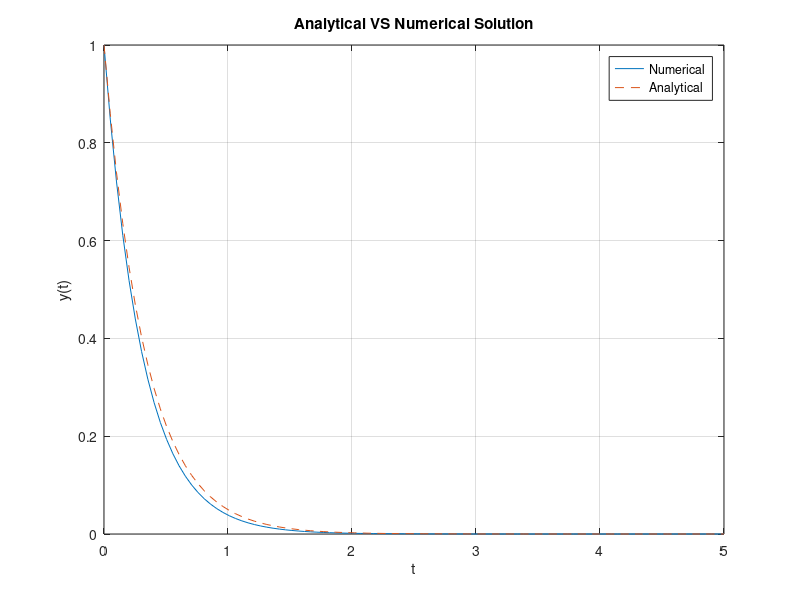

MATLAB code to generate this figure:
clc;clear;close all

%==========================================================================
% Define Function
f =@(x) -3*x;

% Define Initial and Final time
tInit=0;
tLast=5;

% Define number of points
N=1e2;

% Set Initial Conditions
yInit=1;
%==========================================================================

dt=(tLast-tInit)/(N-1); % Calculate dt
t=[tInit:dt:tLast];     % Preallocate time array
y=zeros(1,length(t));   % Preallocate solution array
y(1)=yInit;             % Impose Initial Conditions

% Loop over time
for i=1:length(t)-1
    
    t(i+1) = t(i) + dt;             % Calculate next time 
    y(i+1) = y(i) + f( y(i) )*dt;   % Update solution
    
end

% Plot numerical solution
plot(t,y)

% Create analytical solution
g=@(x) exp(-3*x);
z=g(t);

% Plot analytical solution on the same graph
hold on
plot(t,z,'--')

% Set axis, title and legend
xlabel('t');ylabel('y(t)');
title('Analytical VS Numerical Solution')
grid
legend('Numerical','Analytical')
